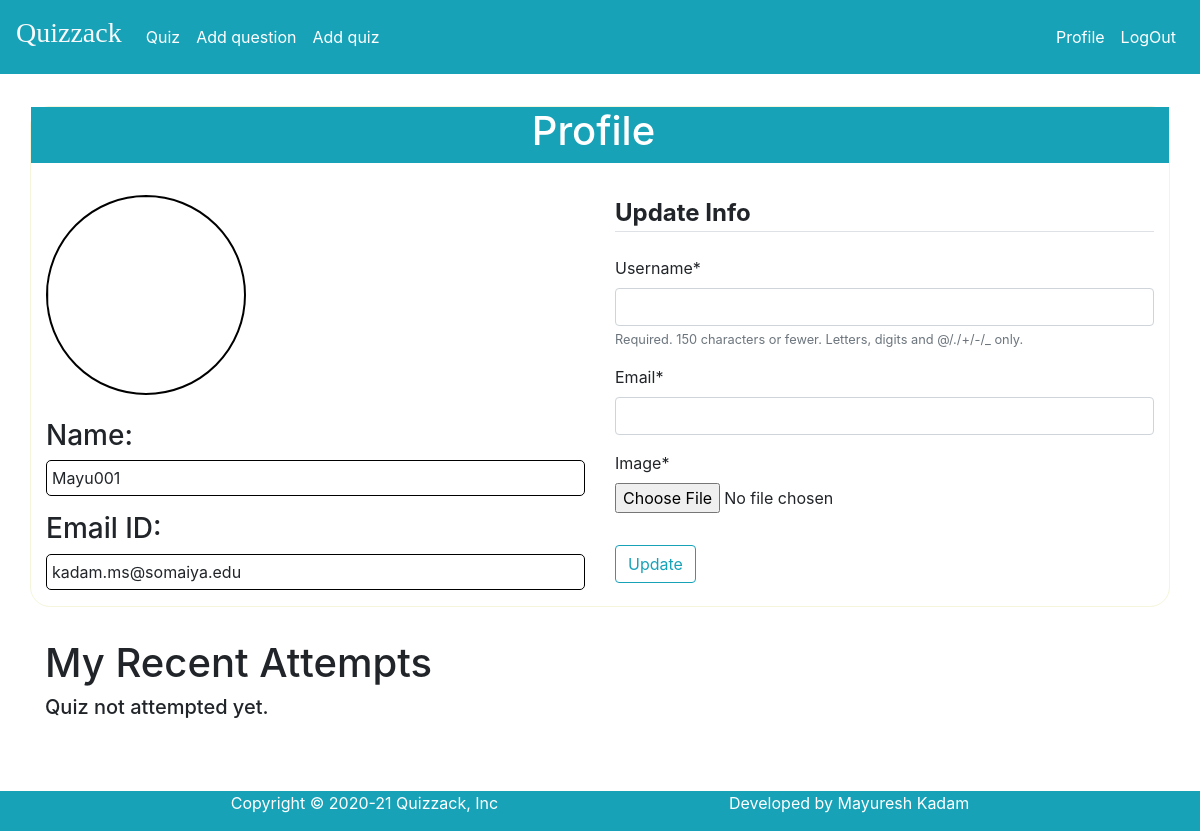
The page /profile/ (signed in) on the database as committed earlier.
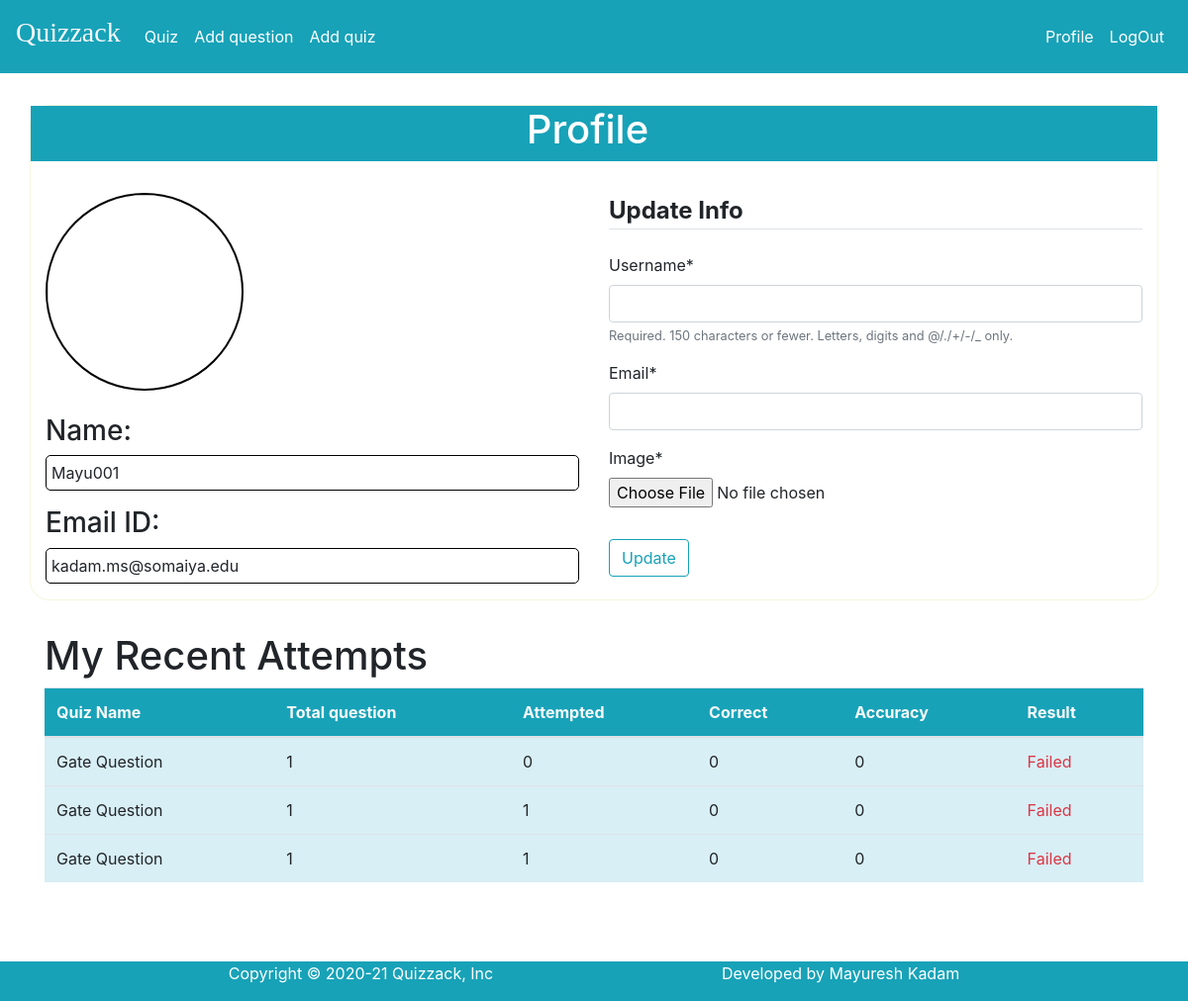
The same page on the database as committed later.
### blog/models.py (models this page shows, shortened)
class Attempts(models.Model):
	attemptId = models.AutoField(primary_key=True)
	q_name = models.CharField(max_length=500, default="",null=True)
	qAttempter = models.CharField(max_length=500, default="",null=True)
	totalQue = models.IntegerField(default= 0 )
	attemptedQue = models.IntegerField(default= 0)
	correct = models.IntegerField(default= 0)
	accuracy = models.IntegerField(default= 0)
	attemptedtime = models.DateTimeField(auto_now_add=True)

### user/views.py (the view, shortened to what this page needs)
# urls.py: path('profile/',user_views.profile, name="profile"),
@login_required
def profile(request):
	u_form = UserUpdateForm()
	p_form = ProfileUpdateFrom()
	a=Attempts.objects.filter(qAttempter=request.user).order_by('attemptedtime')
	if(len(a)>5):
		attempts=a[len(a)-5:]
	else:
		attempts=a
	context = {
	'u_form': u_form,
	'p_form':p_form,
	'attempts':attempts,
	'length':len(attempts)
	}
	return render(request,'user/profile.html',context)

### user/forms.py
class UserUpdateForm(forms.ModelForm):
	email = forms.EmailField()
	class Meta:
		model = User
		fields=['username','email']

class ProfileUpdateFrom(forms.ModelForm):
	class Meta:
		model = Profile
		fields = ['image']

### user/templates/user/profile.html (shortened to what this page needs)
{% extends "blog/base.html" %}
{% load crispy_forms_tags %}
{% block content %}
<div class="py-3"></div>
    <div class="content-section container shadow-lg" style="border-radius:20px;border: 1px solid beige;">
      <div class="row bg-info"><h1 style="color:white;margin-left: 44%;">Profile</h1></div>
      <div class="py-3"></div>
      <div class="row">
      <div class="col-sm-6" >
          <div>
         <img class="rounded-circle account-img" src="{{ user.profile.image.url }}" style="width:200px;height:200px;border:2px solid black">
        </div>
        <br>
         <div>
          <h3>Name:</h3>
          <p style="border:1px solid black;border-radius:5px;padding:5px;">{{ user.username }}</p>
          <h3>Email ID:</h3>
          <p style="border:1px solid black;border-radius:5px;padding:5px;">{{ user.email }}</p>
        </div>
         </div>
         <div class="col-sm-6">
      <form method="POST" action="" enctype="multipart/form-data">
          <fieldset class="form-group">
              <legend class="border-bottom mb-4"><b>Update Info</b></legend>
              {{ u_form|crispy }}
              {{ p_form|crispy }}
          </fieldset>
          <div class="form-group">
              <button class="btn btn-outline-info" type="submit">Update</button>
          </div>
      </form>
    </div>
    </div>
    </div>
    <div class="py-3"></div>
    <div class="container" id="Attempt">
        <h1>My Recent Attempts</h1>
        {% ifequal length 0 %}
        <h5>Quiz not attempted yet.</h5>
        {% else %}
        <table class="table">
            <thead class="thead bg-info text-light">
              <tr>
                <th scope="col">Quiz Name</th>
                <th scope="col">Total question</th>
                <th scope="col">Attempted</th>
                <th scope="col">Correct</th>
                <th scope="col">Accuracy</th>
                <th scope="col">Result</th>
              </tr>
            </thead>
            <tbody >
                {% for i in attempts%}
                {% if i.accuracy >= 50.0 %}
                <tr style="background-color: rgb(216, 239, 245)">
                    <td>{{i.q_name}}</td>
                    <td>{{i.totalQue}}</td>
                    <td>{{i.attemptedQue}}</td>
                    <td>{{i.correct}}</td>
                    <td>{{i.accuracy}}</td>
                    <td class="text-success">Passed</td>
                  </tr>
                  {% else %}
                  <tr style="background-color: rgb(216, 239, 245)">
                    <td>{{i.q_name}}</td>
                    <td>{{i.totalQue}}</td>
                    <td>{{i.attemptedQue}}</td>
                    <td>{{i.correct}}</td>
                    <td>{{i.accuracy}}</td>
                    <td class="text-danger">Failed</td>
                  </tr>
                  {% endif  %}
                {% endfor %}
            </tbody>
          </table>
          {% endifequal %}
    </div>
    <div class="py-3"></div>
{% endblock content %}

Rows that differ between the two databases and show on the page:
added Attempts: q_name "Gate Question", totalQue "1", attemptedQue "0", correct "0", accuracy "0"
added Attempts: q_name "Gate Question", totalQue "1", attemptedQue "1", correct "0", accuracy "0"
added Attempts: q_name "Gate Question", totalQue "1", attemptedQue "1", correct "0", accuracy "0"
Other text that changed with them:
text no longer shown: "Quiz not attempted yet."
text now shown: "Quiz Name Total question Attempted Correct Accuracy Result"
